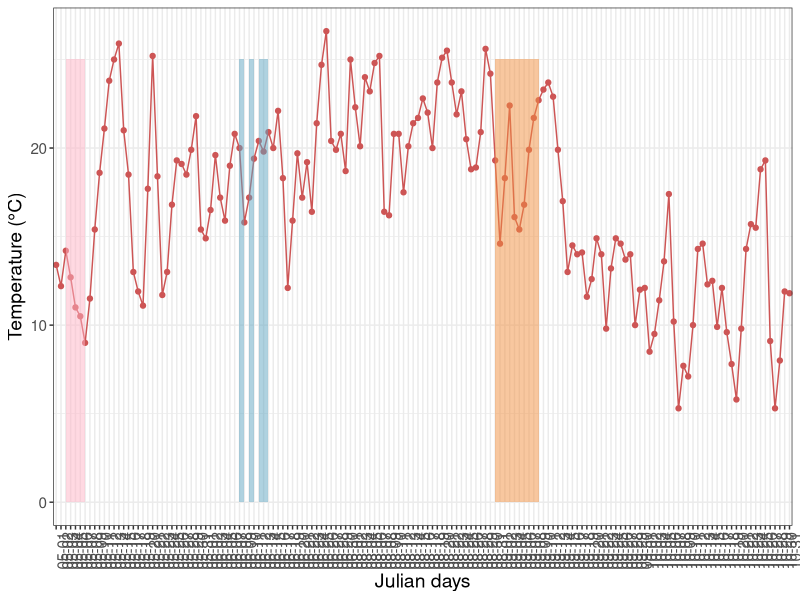
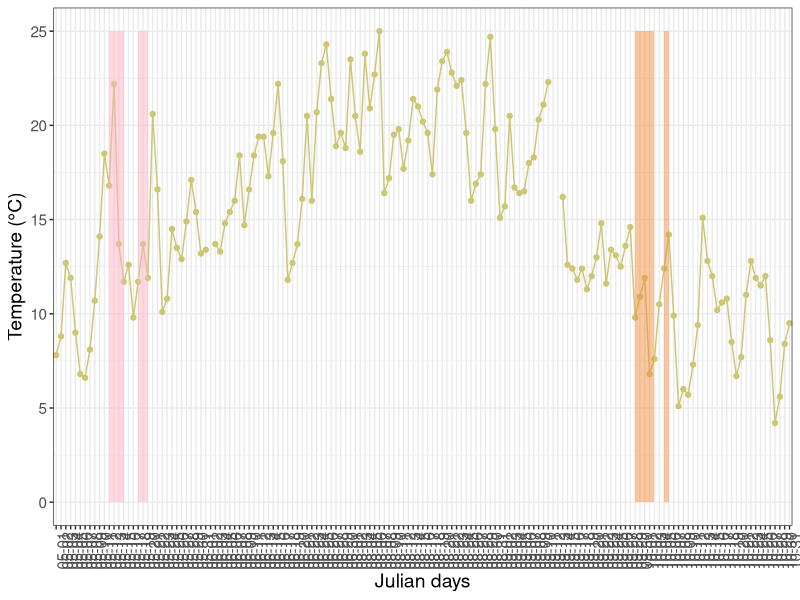
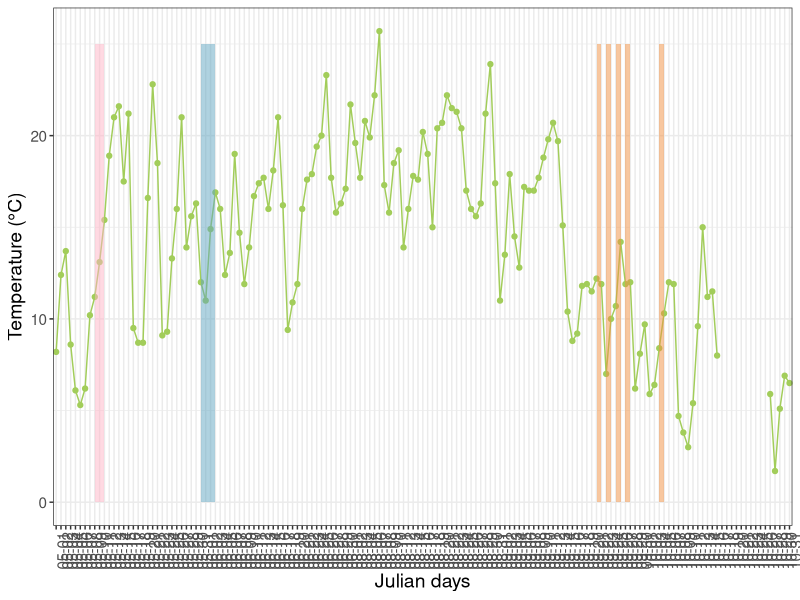
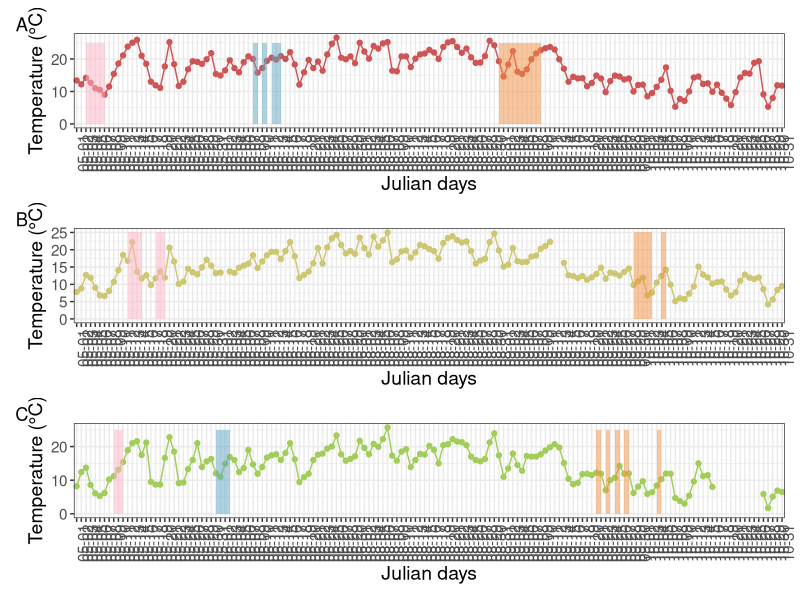
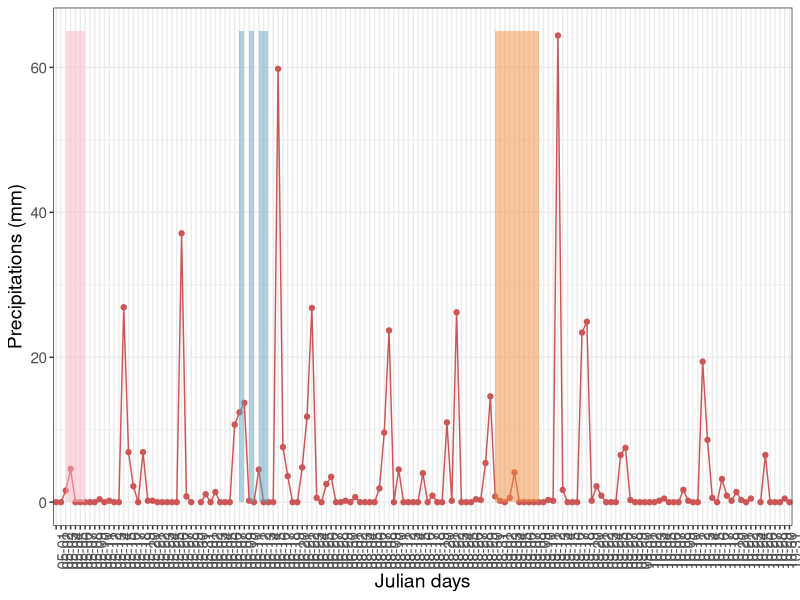
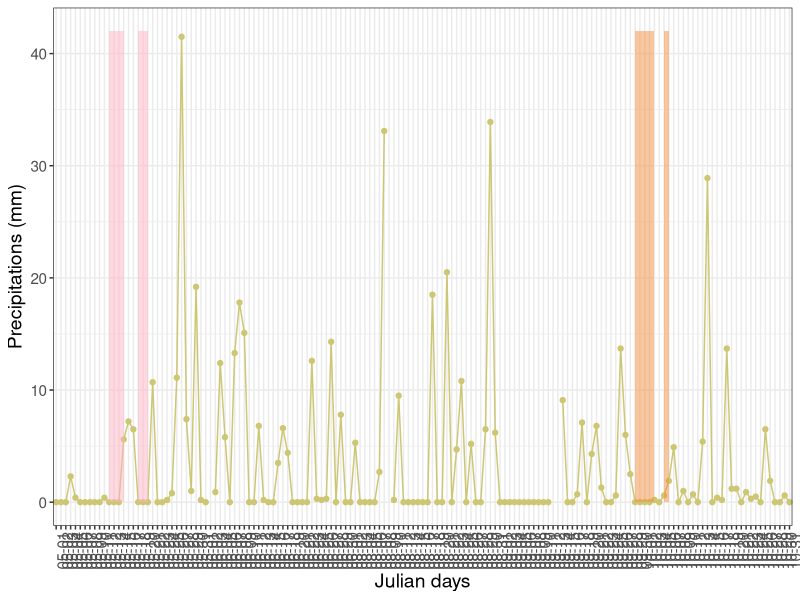
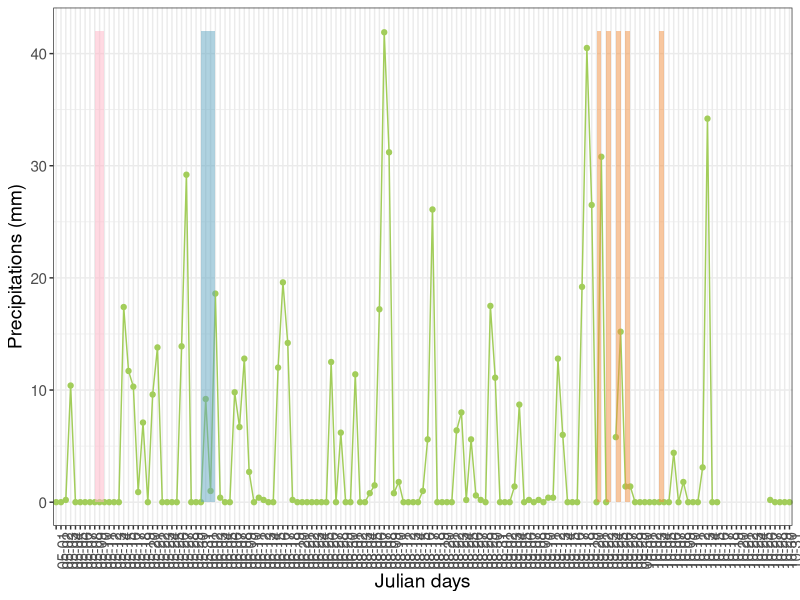
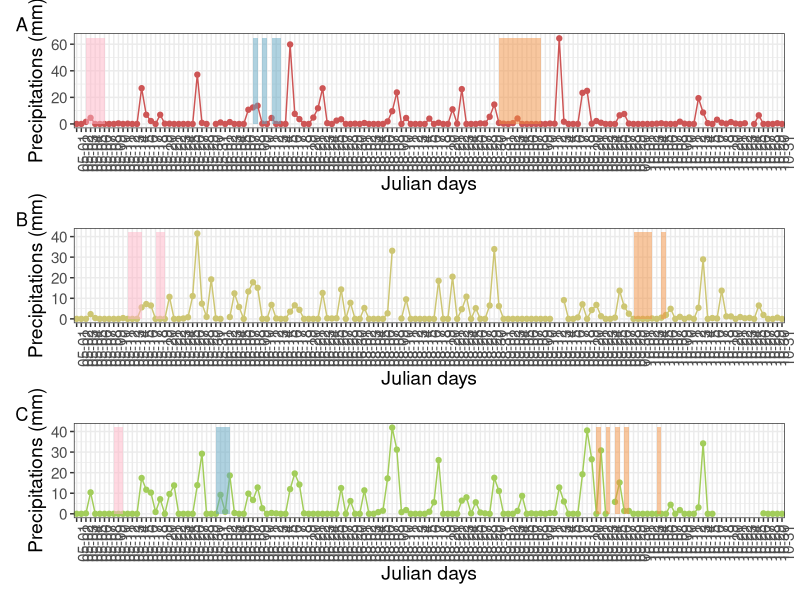

Recreate these plots in R, in order.
## ---- chunk 1
library(readr)
library(dplyr)
library(ggplot2)
library(patchwork)
## ---- chunk 2
setwd("~/Library/CloudStorage/OneDrive-USherbrooke/Universite/Maitrise/WRITING/Bioaerosol_article/meteo")

meteo_SHB_2022 <- read_csv("meteo_SHB_2022.csv")
meteo_MTL_2022 <- read_csv("meteo_MTL_2022.csv")
meteo_QC_2022  <- read_csv("meteo_QC_2022.csv")

meteo_SHB_2022 <- meteo_SHB_2022[,c(3,5,6,7,8,10,12,14,24)]
meteo_MTL_2022 <- meteo_MTL_2022[,c(3,5,6,7,8,10,12,14,24)]
meteo_QC_2022  <- meteo_QC_2022 [,c(3,5,6,7,8,10,12,14,24)]

meteo <- rbind(meteo_SHB_2022, meteo_MTL_2022, meteo_QC_2022)

## ---- chunk 3
meteo <- subset(meteo, Mois == "05" | Mois == "06" | Mois == "08" | Mois == "09" | Mois == "10")

colnames(meteo) <- c("City","Date","Year","Month","Day","Max","Min","Mean","Rain")

meteo <- as.data.frame(meteo)

# Replace commas with dots in the specified column
meteo <- meteo %>%
  mutate(Max = gsub(",", ".", Max))
meteo <- meteo %>%
  mutate(Min = gsub(",", ".", Min))
meteo <- meteo %>%
  mutate(Mean = gsub(",", ".", Mean))
meteo <- meteo %>%
  mutate(Rain = gsub(",", ".", Rain))

meteo$City[meteo$City == "MCTAVISH"] <- "Montréal"
meteo$City[meteo$City == "BEAUPORT"] <- "Québec"
meteo$City[meteo$City == "SHERBROOKE"] <- "Sherbrooke"

meteo$Date  <- as.Date(meteo$Date)
meteo$City  <- as.factor(meteo$City)
meteo$Year  <- as.factor(meteo$Year)
meteo$Month <- as.factor(meteo$Month)
meteo$Day   <- as.factor(meteo$Day)
meteo$Max   <- as.numeric(meteo$Max)
meteo$Min   <- as.numeric(meteo$Min)
meteo$Mean  <- as.numeric(meteo$Mean)
meteo$Rain  <- as.numeric(meteo$Rain)

meteo$Time  <- format(as.Date(meteo$Date), "%m-%d")
## ---- chunk 4
meteo_MTL <- subset(meteo, City == "Montréal")

meteo_QC  <- subset(meteo, City == "Québec")

meteo_SHB <- subset(meteo, City == "Sherbrooke")
## ---- chunk 5
###### MTL
# Spring MTL: 05-03 to 05-07
# Summer MTL: 06-(08,10,12-13)
# Fall MTL:   08-31 to 09-(07,09)

plot_MTL <- ggplot(meteo_MTL, aes(x=Time, y=Mean, color = City, group = City)) + 
  geom_point()+ 
  geom_line()+
  theme_bw()+
  scale_color_manual(values = "indianred3")+
  annotate("rect", xmin = "05-03", xmax = "05-07", ymin = 0, ymax = 25, alpha = 0.5, fill = "#ffb3c6")+
  annotate("rect", xmin = "06-08", xmax = "06-09", ymin = 0, ymax = 25, alpha = 0.5, fill = "#61a5c2")+
  annotate("rect", xmin = "06-10", xmax = "06-11", ymin = 0, ymax = 25, alpha = 0.5, fill = "#61a5c2")+
  annotate("rect", xmin = "06-12", xmax = "06-14", ymin = 0, ymax = 25, alpha = 0.5, fill = "#61a5c2")+
  annotate("rect", xmin = "08-31", xmax = "09-09", ymin = 0, ymax = 25, alpha = 0.5, fill = "#F29040")+
  ylab("Temperature (°C)")+
  xlab("Julian days")+
  theme(axis.text.x = element_text(angle = 90),
        axis.text = element_text(size =11),
        axis.title = element_text(size = 14),
        legend.position = "none");plot_MTL
## ---- chunk 6
# Spring QC:  05-(12,13,14,18,19)
# Fall QC:    09-(29,30) and 10-(01,02,05)

plot_QC <- ggplot(meteo_QC, aes(x=Time, y=Mean, color = City, group = City)) + 
  geom_point()+ 
  geom_line()+
  theme_bw()+
  scale_color_manual(values = "khaki3")+
  annotate("rect", xmin = "05-12", xmax = "05-15", ymin = 0, ymax = 25, alpha = 0.5, fill = "#ffb3c6")+
  annotate("rect", xmin = "05-18", xmax = "05-20", ymin = 0, ymax = 25, alpha = 0.5, fill = "#ffb3c6")+
  annotate("rect", xmin = "09-29", xmax = "10-03", ymin = 0, ymax = 25, alpha = 0.5, fill = "#F29040")+
  annotate("rect", xmin = "10-05", xmax = "10-06", ymin = 0, ymax = 25, alpha = 0.5, fill = "#F29040")+
  ylab("Temperature (°C)")+
  xlab("Julian days")+
  theme(axis.text.x = element_text(angle = 90),
        axis.text = element_text(size =11),
        axis.title = element_text(size = 14),
        legend.position = "none");plot_QC
## ---- chunk 7
# Spring SHB: 05-09 to 05-11
# Summer SHB: 05-31 to 06-03
# Fall SHB:   09-(21,23,25,27) and 10-04
plot_SHB <- ggplot(meteo_SHB, aes(x=Time, y=Mean, color = City, group = City)) + 
  geom_point()+ 
  geom_line()+
  theme_bw()+
  scale_color_manual(values = "darkolivegreen3")+
  annotate("rect", xmin = "05-09", xmax = "05-11", ymin = 0, ymax = 25, alpha = 0.5, fill = "#ffb3c6")+
  annotate("rect", xmin = "05-31", xmax = "06-03", ymin = 0, ymax = 25, alpha = 0.5, fill = "#61a5c2")+
  annotate("rect", xmin = "09-21", xmax = "09-22", ymin = 0, ymax = 25, alpha = 0.5, fill = "#F29040")+
  annotate("rect", xmin = "09-23", xmax = "09-24", ymin = 0, ymax = 25, alpha = 0.5, fill = "#F29040")+
  annotate("rect", xmin = "09-25", xmax = "09-26", ymin = 0, ymax = 25, alpha = 0.5, fill = "#F29040")+
  annotate("rect", xmin = "09-27", xmax = "09-28", ymin = 0, ymax = 25, alpha = 0.5, fill = "#F29040")+
  annotate("rect", xmin = "10-04", xmax = "10-05", ymin = 0, ymax = 25, alpha = 0.5, fill = "#F29040")+
  ylab("Temperature (°C)")+
  xlab("Julian days")+
  theme(axis.text.x = element_text(angle = 90),
        axis.text = element_text(size =11),
        axis.title = element_text(size = 14),
        legend.position = "none");plot_SHB
## ---- chunk 8
meteo_all_cities <- plot_MTL / plot_QC / plot_SHB
meteo_all_cities + plot_annotation(tag_levels = "A") # 20 x 33 landscape
## ---- chunk 9
###### MTL
# Spring MTL: 05-03 to 05-07
# Summer MTL: 06-(08,10,12-13)
# Fall MTL:   08-31 to 09-(07,09)

plot_MTL_Prec <- ggplot(meteo_MTL, aes(x=Time, y=Rain, color = City, group = City)) + 
  geom_point()+ 
  geom_line()+
  theme_bw()+
  scale_color_manual(values = "indianred3")+
  annotate("rect", xmin = "05-03", xmax = "05-07", ymin = 0, ymax = 65, alpha = 0.5, fill = "#ffb3c6")+
  annotate("rect", xmin = "06-08", xmax = "06-09", ymin = 0, ymax = 65, alpha = 0.5, fill = "#61a5c2")+
  annotate("rect", xmin = "06-10", xmax = "06-11", ymin = 0, ymax = 65, alpha = 0.5, fill = "#61a5c2")+
  annotate("rect", xmin = "06-12", xmax = "06-14", ymin = 0, ymax = 65, alpha = 0.5, fill = "#61a5c2")+
  annotate("rect", xmin = "08-31", xmax = "09-09", ymin = 0, ymax = 65, alpha = 0.5, fill = "#F29040")+
  ylab("Precipitations (mm)")+
  xlab("Julian days")+
  theme(axis.text.x = element_text(angle = 90),
        axis.text = element_text(size =11),
        axis.title = element_text(size = 14),
        legend.position = "none");plot_MTL_Prec
## ---- chunk 10
# Spring QC:  05-(12,13,14,18,19)
# Fall QC:    09-(29,30) and 10-(01,02,05)

plot_QC_Prec <- ggplot(meteo_QC, aes(x=Time, y=Rain, color = City, group = City)) + 
  geom_point()+ 
  geom_line()+
  theme_bw()+
  scale_color_manual(values = "khaki3")+
  annotate("rect", xmin = "05-12", xmax = "05-15", ymin = 0, ymax = 42, alpha = 0.5, fill = "#ffb3c6")+
  annotate("rect", xmin = "05-18", xmax = "05-20", ymin = 0, ymax = 42, alpha = 0.5, fill = "#ffb3c6")+
  annotate("rect", xmin = "09-29", xmax = "10-03", ymin = 0, ymax = 42, alpha = 0.5, fill = "#F29040")+
  annotate("rect", xmin = "10-05", xmax = "10-06", ymin = 0, ymax = 42, alpha = 0.5, fill = "#F29040")+
  ylab("Precipitations (mm)")+
  xlab("Julian days")+
  theme(axis.text.x = element_text(angle = 90),
        axis.text = element_text(size =11),
        axis.title = element_text(size = 14),
        legend.position = "none");plot_QC_Prec
## ---- chunk 11
# Spring SHB: 05-09 to 05-11
# Summer SHB: 05-31 to 06-03
# Fall SHB:   09-(21,23,25,27) and 10-04
plot_SHB_Prec <- ggplot(meteo_SHB, aes(x=Time, y=Rain, color = City, group = City)) + 
  geom_point()+ 
  geom_line()+
  theme_bw()+
  scale_color_manual(values = "darkolivegreen3")+
  annotate("rect", xmin = "05-09", xmax = "05-11", ymin = 0, ymax = 42, alpha = 0.5, fill = "#ffb3c6")+
  annotate("rect", xmin = "05-31", xmax = "06-03", ymin = 0, ymax = 42, alpha = 0.5, fill = "#61a5c2")+
  annotate("rect", xmin = "09-21", xmax = "09-22", ymin = 0, ymax = 42, alpha = 0.5, fill = "#F29040")+
  annotate("rect", xmin = "09-23", xmax = "09-24", ymin = 0, ymax = 42, alpha = 0.5, fill = "#F29040")+
  annotate("rect", xmin = "09-25", xmax = "09-26", ymin = 0, ymax = 42, alpha = 0.5, fill = "#F29040")+
  annotate("rect", xmin = "09-27", xmax = "09-28", ymin = 0, ymax = 42, alpha = 0.5, fill = "#F29040")+
  annotate("rect", xmin = "10-04", xmax = "10-05", ymin = 0, ymax = 42, alpha = 0.5, fill = "#F29040")+
  ylab("Precipitations (mm)")+
  xlab("Julian days")+
  theme(axis.text.x = element_text(angle = 90),
        axis.text = element_text(size =11),
        axis.title = element_text(size = 14),
        legend.position = "none");plot_SHB_Prec
## ---- chunk 12
meteo_all_cities_Prec <- plot_MTL_Prec / plot_QC_Prec / plot_SHB_Prec
meteo_all_cities_Prec + plot_annotation(tag_levels = "A") # 20 x 33 landscape
